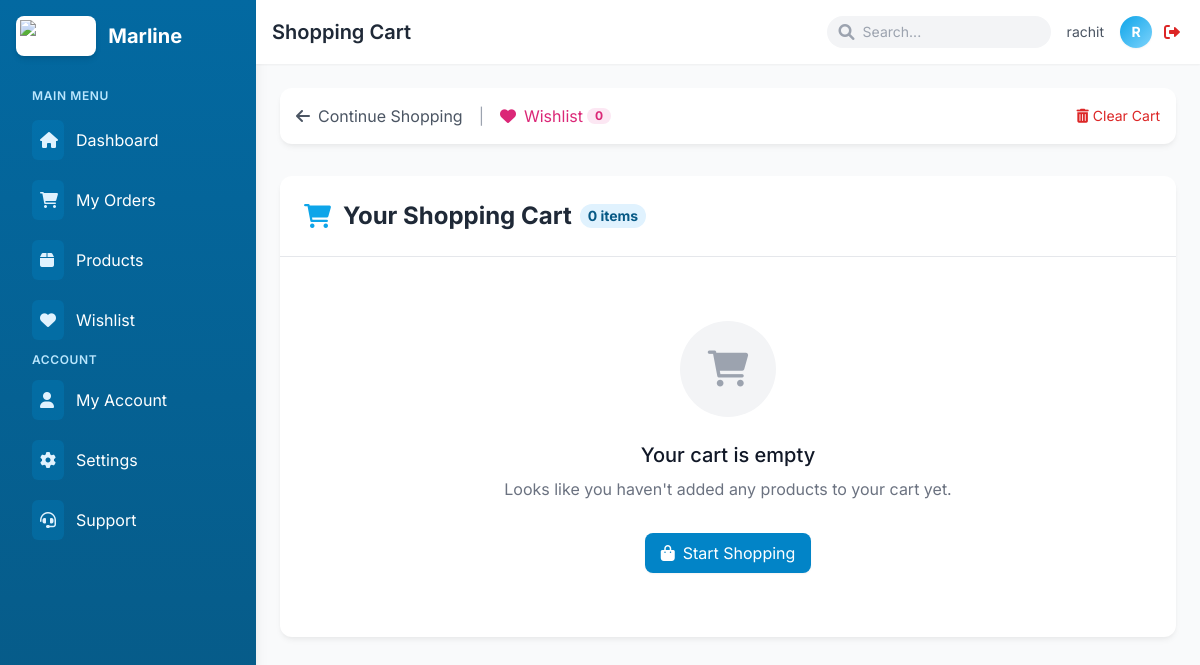
Screenshot of /cart/ (signed in) with the database file from the repository.
### user/models.py (models this page shows, shortened)
class CustomUser(AbstractUser):
    ROLE_CHOICES = [
        ('super_admin', 'Super Admin'),
        ('admin', 'Admin'),
        ('warehouse_manager', 'Warehouse Manager'),
        ('staff', 'Staff'),
        ('customer', 'Customer'),
    ]
    role = models.CharField(max_length=20, choices=ROLE_CHOICES, default='customer')
    email = models.EmailField(unique=True, blank=False, null=False)
    is_email_verified = models.BooleanField(default=False)
    verification_token = models.CharField(max_length=100, blank=True, null=True)
    warehouse = models.ForeignKey(Warehouse, on_delete=models.SET_NULL, null=True, blank=True, related_name='employees')
    is_approved = models.BooleanField(default=False)
    is_verified = models.BooleanField(default=False)
    is_staff = models.BooleanField(default=False)
    created_by = models.ForeignKey('self', on_delete=models.SET_NULL, null=True, blank=True, related_name='created_users')
    reset_password_token = models.CharField(max_length=32, null=True, blank=True)
    reset_password_expires = models.DateTimeField(null=True, blank=True)

class Cart(models.Model):
    user = models.OneToOneField(CustomUser, on_delete=models.CASCADE, related_name='cart')
    created_at = models.DateTimeField(auto_now_add=True)
    updated_at = models.DateTimeField(auto_now=True)
    @property
    def total_items(self):
        return self.items.count()

### user/views.py (the view)
# urls.py: path('cart/', views.view_cart, name='view_cart'),
@login_required
def view_cart(request):
    cart, created = Cart.objects.get_or_create(user=request.user)
    total_price = sum(item.product.price * item.quantity for item in cart.items.all())
    context = {
        'cart': cart,
        'cart_items': cart.items.all().select_related('product'),
        'total_price': total_price
    }
    return render(request, 'cart.html', context)

### templates/cart.html (shortened to what this page needs)
{% extends "base_customer.html" %}
{% load static %}
{% block page_title %}Shopping Cart{% endblock %}
{% block content %}
<div class="space-y-8 animate-fade-in">
    <div class="flex items-center justify-between bg-white p-4 rounded-xl shadow-soft mb-6">
        <div class="flex items-center space-x-4">
            <a href="{% url 'order_list' %}" class="flex items-center text-gray-600 hover:text-primary-600 transition-colors">
                <i class="fas fa-arrow-left mr-2"></i>
                <span>Continue Shopping</span>
            </a>
            <div class="text-gray-400">|</div>
            <a href="{% url 'view_wishlist' %}" class="flex items-center text-pink-600 hover:text-pink-700 transition-colors">
                <i class="fas fa-heart mr-2"></i>
                <span>Wishlist</span>
                <span id="wishlist-count" class="ml-1 bg-pink-100 text-pink-600 rounded-full px-2 text-xs font-bold">
                    {{ request.user.wishlist.items.count|default:"0" }}
                </span>
            </a>
        </div>
        <button id="clear-cart" class="text-red-600 hover:text-red-800 flex items-center text-sm transition-colors">
            <i class="fas fa-trash-alt mr-1"></i> Clear Cart
        </button>
    </div>
    <div class="bg-white rounded-xl shadow-soft overflow-hidden">
        <div class="border-b border-gray-200 p-6">
            <h2 class="text-2xl font-bold text-gray-800 flex items-center">
                <i class="fas fa-shopping-cart text-primary-500 mr-3"></i>
                Your Shopping Cart
                <span id="cart-count" class="ml-2 bg-primary-100 text-primary-800 rounded-full px-2 py-0.5 text-sm">
                    {{ cart.total_items }} item{{ cart.total_items|pluralize }}
                </span>
            </h2>
        </div>
        <div id="cart-items-container" class="divide-y divide-gray-200">
            {% if cart_items %}
                {% for item in cart_items %}
                <div class="cart-item p-6 flex flex-col sm:flex-row items-center justify-between" data-item-id="{{ item.id }}">
                    <div class="flex flex-col sm:flex-row items-center mb-4 sm:mb-0">
                        <div class="flex-shrink-0 w-20 h-20 bg-gray-50 rounded-lg flex items-center justify-center overflow-hidden mr-0 sm:mr-4 mb-3 sm:mb-0">
                            {% if item.product.image %}
                                <img src="{{ item.product.image.url }}" alt="{{ item.product.name }}" class="max-h-16 max-w-full object-contain">
                            {% else %}
                                <i class="fas fa-box text-gray-300 text-3xl"></i>
                            {% endif %}
                        </div>
                        <div class="text-center sm:text-left">
                            <h3 class="font-medium text-lg text-gray-900">{{ item.product.name }}</h3>
                            <div class="text-sm text-gray-500 mb-2">
                                {% if item.product.category %}
                                    <span>{{ item.product.category.name }}</span>
                                {% endif %}
                                <span class="mx-2">•</span>
                                <span>ID: #{{ item.product.id }}</span>
                            </div>
                            <div class="text-primary-600 font-medium">${{ item.product.price }}</div>
                        </div>
                    </div>
                    <div class="flex items-center space-x-6">
                        <div class="flex items-center">
                            <button class="decrement-quantity bg-gray-100 hover:bg-gray-200 text-gray-800 w-8 h-8 rounded-l-lg flex items-center justify-center transition-colors">
                                <i class="fas fa-minus"></i>
                            </button>
                            <input type="number" value="{{ item.quantity }}" min="1" max="{{ item.product.stock }}"
                                   class="item-quantity h-8 w-12 border-none text-center focus:ring-0 bg-gray-50"
                                   data-item-id="{{ item.id }}" data-price="{{ item.product.price }}">
                            <button class="increment-quantity bg-gray-100 hover:bg-gray-200 text-gray-800 w-8 h-8 rounded-r-lg flex items-center justify-center transition-colors">
                                <i class="fas fa-plus"></i>
                            </button>
                        </div>
                        <div class="flex items-center space-x-3">
                            <div class="text-lg font-semibold text-gray-900 w-24 text-right item-subtotal">
                                ${{ item.subtotal }}
                            </div>
                            <button class="remove-item text-red-600 hover:text-red-800 transition-colors">
                                <i class="fas fa-trash"></i>
                            </button>
                        </div>
                    </div>
                </div>
                {% endfor %}
            {% else %}
                <div class="py-16 text-center">
                    <div class="w-24 h-24 mx-auto mb-6 rounded-full bg-gray-100 flex items-center justify-center">
                        <i class="fas fa-shopping-cart text-gray-400 text-4xl"></i>
                    </div>
                    <h3 class="text-xl font-medium text-gray-900 mb-2">Your cart is empty</h3>
                    <p class="text-gray-500 max-w-md mx-auto mb-8">Looks like you haven't added any products to your cart yet.</p>
                    <a href="{% url 'order_list' %}" class="inline-flex items-center px-4 py-2 bg-primary-600 text-white rounded-lg hover:bg-primary-700 transition-colors shadow-sm">
                        <i class="fas fa-shopping-bag mr-2"></i> Start Shopping
                    </a>
                </div>
            {% endif %}
        </div>
    </div>
</div>
{% endblock %}

### templates/base_customer.html (shortened to what this page needs)
{% load static %}
<!DOCTYPE html>
<html lang="en">
<head>
    <script src="https://cdn.tailwindcss.com"></script>
    <link href="https://cdnjs.cloudflare.com/ajax/libs/font-awesome/6.0.0/css/all.min.css" rel="stylesheet">
</head>
<body class="bg-gray-50 font-sans">
    <div class="min-h-screen flex flex-col md:flex-row">
        <aside class="w-full md:w-64 bg-gradient-to-b from-primary-700 to-primary-800 text-white md:min-h-screen transition-all duration-300 ease-in-out shadow-lg" id="sidebar">
            <div class="p-4 relative h-full">
                <div class="flex items-center justify-between mb-8">
                    <div class="flex items-center space-x-3">
                        <div class="bg-white p-1 rounded-lg shadow-md">
                            <img src="https://hebbkx1anhila5yf.public.blob.vercel-storage.com/image-6O6lZm6FwR4Urq0BnOCGuG59jdux31.png"
                                alt="Marline" class="h-8 w-auto">
                        </div>
                        <span class="text-xl font-bold">Marline</span>
                    </div>
                </div>
                <div class="space-y-1 mb-8" id="sidebar-menu">
                    <p class="text-xs uppercase font-semibold text-primary-200 tracking-wider mb-2 ml-4">Main Menu</p>
                    {% block sidebar_menu %}
                    <a href="{% url 'dashboard' %}" class="flex items-center py-2 px-4 text-white rounded-lg transition-all duration-200 sidebar-hover-effect hover:bg-primary-600 group">
                        <div class="mr-3 bg-primary-600/30 p-2 rounded-md group-hover:bg-primary-500">
                            <i class="fas fa-home w-4 h-4 text-primary-100"></i>
                        </div>
                        <span>Dashboard</span>
                    </a>
                    <a href="{% url 'order_list' %}" class="flex items-center py-2 px-4 text-white rounded-lg transition-all duration-200 sidebar-hover-effect hover:bg-primary-600 group">
                        <div class="mr-3 bg-primary-600/30 p-2 rounded-md group-hover:bg-primary-500">
                            <i class="fas fa-shopping-cart w-4 h-4 text-primary-100"></i>
                        </div>
                        <span>My Orders</span>
                    </a>
                    <a href="{% url 'product_catalog' %}" class="flex items-center py-2 px-4 text-white rounded-lg transition-all duration-200 sidebar-hover-effect hover:bg-primary-600 group">
                        <div class="mr-3 bg-primary-600/30 p-2 rounded-md group-hover:bg-primary-500">
                            <i class="fas fa-box w-4 h-4 text-primary-100"></i>
                        </div>
                        <span>Products</span>
                    </a>
                    <a href="{% url 'view_wishlist' %}" class="flex items-center py-2 px-4 text-white rounded-lg transition-all duration-200 sidebar-hover-effect hover:bg-primary-600 group">
                        <div class="mr-3 bg-primary-600/30 p-2 rounded-md group-hover:bg-primary-500">
                            <i class="fas fa-heart w-4 h-4 text-primary-100"></i>
                        </div>
                        <span>Wishlist</span>
                    </a>
                    <p class="text-xs uppercase font-semibold text-primary-200 tracking-wider mt-6 mb-2 ml-4">Account</p>
                    <a href="{% url 'profile' %}" class="flex items-center py-2 px-4 text-white rounded-lg transition-all duration-200 sidebar-hover-effect hover:bg-primary-600 group">
                        <div class="mr-3 bg-primary-600/30 p-2 rounded-md group-hover:bg-primary-500">
                            <i class="fas fa-user w-4 h-4 text-primary-100"></i>
                        </div>
                        <span>My Account</span>
                    </a>
                    <a href="{% url 'account_settings' %}" class="flex items-center py-2 px-4 text-white rounded-lg transition-all duration-200 sidebar-hover-effect hover:bg-primary-600 group">
                        <div class="mr-3 bg-primary-600/30 p-2 rounded-md group-hover:bg-primary-500">
                            <i class="fas fa-gear w-4 h-4 text-primary-100"></i>
                        </div>
                        <span>Settings</span>
                    </a>
                    <a href="#" class="flex items-center py-2 px-4 text-white rounded-lg transition-all duration-200 sidebar-hover-effect hover:bg-primary-600 group">
                        <div class="mr-3 bg-primary-600/30 p-2 rounded-md group-hover:bg-primary-500">
                            <i class="fas fa-headset w-4 h-4 text-primary-100"></i>
                        </div>
                        <span>Support</span>
                    </a>
                    {% endblock %}
                </div>
            </div>
        </aside>
        <main class="flex-grow">
            <nav class="bg-white shadow-sm p-4 flex items-center justify-between">
                <div class="flex items-center">
                    <h1 class="text-xl font-semibold text-gray-800">{% block page_title %}Customer Dashboard{% endblock %}</h1>
                </div>
                <div class="flex items-center space-x-4">
                    <div class="hidden md:flex items-center relative">
                        <input type="text" placeholder="Search..." class="bg-gray-100 rounded-full py-1.5 px-4 pl-9 text-sm focus:outline-none focus:ring-2 focus:ring-primary-500 focus:bg-white w-40 lg:w-56 transition-all">
                        <i class="fas fa-search text-gray-400 absolute left-3"></i>
                    </div>
                    <div class="relative flex items-center space-x-2">
                        <div class="hidden md:flex items-center">
                            <span class="text-sm text-gray-600 mr-2">{{ request.user.username }}</span>
                        </div>
                        <div class="w-8 h-8 rounded-full bg-gradient-to-br from-primary-500 to-primary-300 flex items-center justify-center shadow-sm">
                            <span class="text-white font-bold text-sm">{{ request.user.username|first|upper }}</span>
                        </div>
                        <a href="{% url 'logout' %}" class="p-1 text-red-600 hover:text-red-800 transition-colors" title="Logout">
                            <i class="fas fa-sign-out-alt"></i>
                        </a>
                    </div>
                </div>
            </nav>
            <div class="p-4 md:p-6 animate-fade-in">
                <div class="bg-transparent">
                    {% block content %}{% endblock %}
                </div>
            </div>
        </main>
    </div>
</body>
</html>

### rows the page displays
CustomUser: user.username "rachit", user.username|first "R", user.wishlist.items.count "0"
